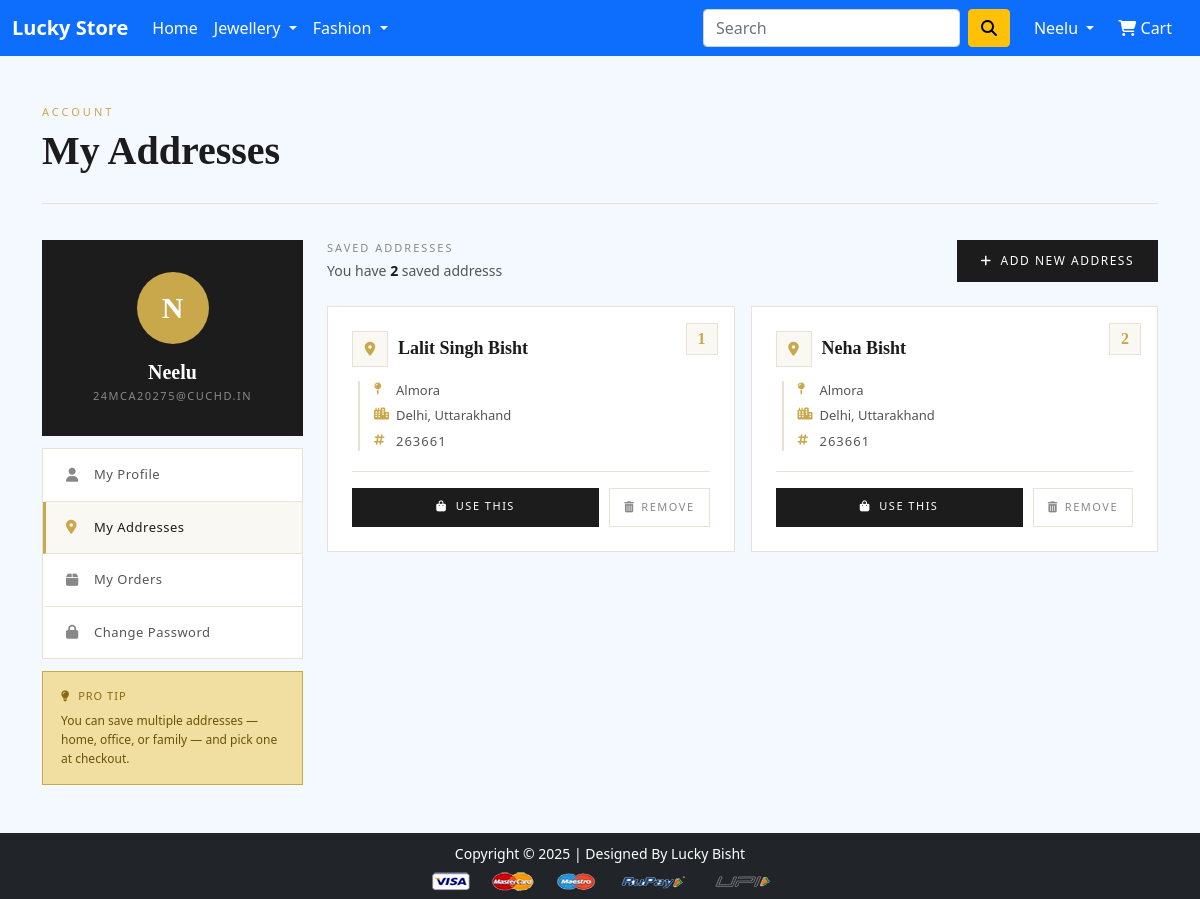
The page /address/ (signed in) on the database as committed earlier.
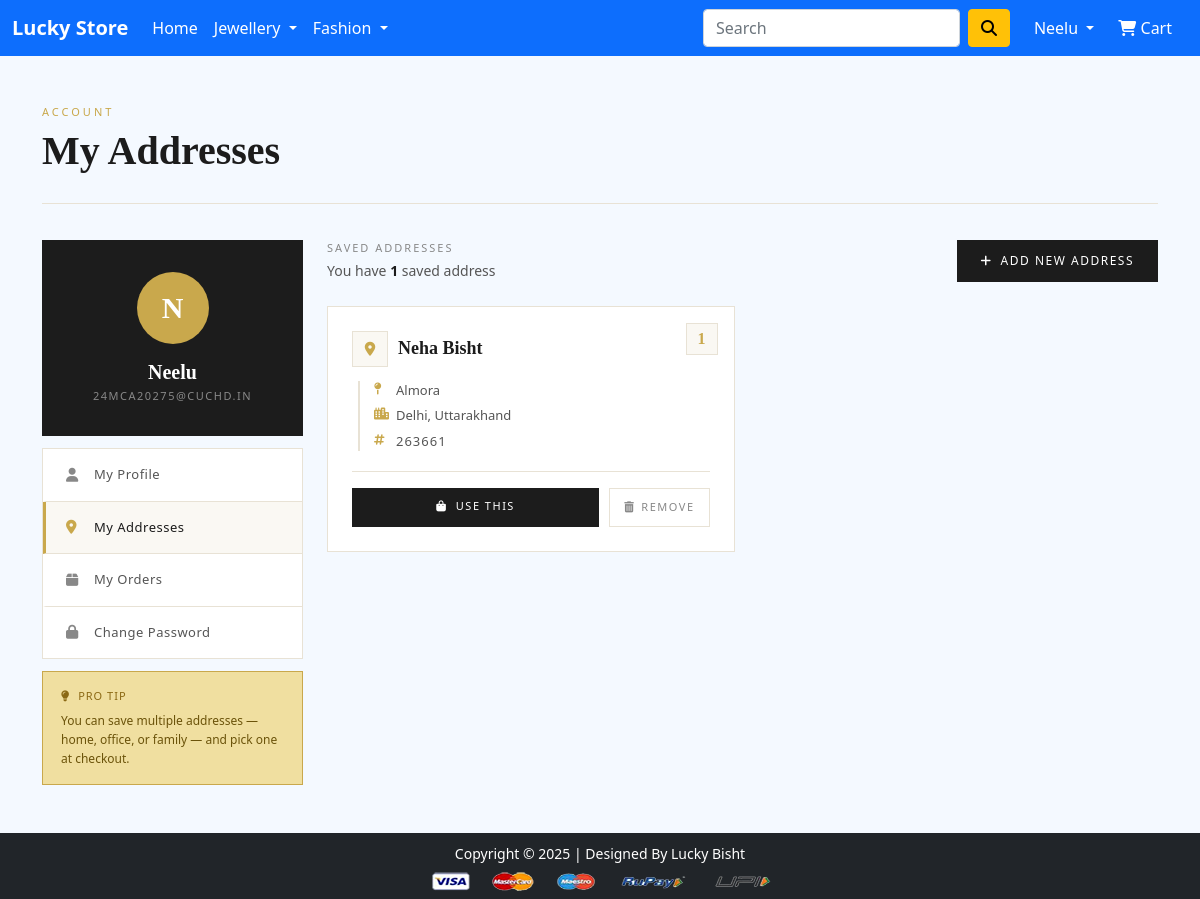
The same page on the database as committed later.
### app/models.py (models this page shows, shortened)
class Customer(models.Model):
    user = models.ForeignKey(User, on_delete=models.CASCADE)
    name = models.CharField(max_length=200)
    locality = models.CharField(max_length=200)
    city = models.CharField(max_length=50)
    zipcode = models.IntegerField()
    state = models.CharField(choices=STATE_CHOICES, max_length=50)

### app/views.py (the view)
# urls.py: path('address/', views.address, name='address'),
@login_required
def address(request):
    addresses = Customer.objects.filter(user=request.user)
    return render(request, 'app/address.html', {'addresses': addresses, 'active': 'btn-primary'})

### app/context_processors.py (called while the page is built)
def cart_item_count(request):
    if request.user.is_authenticated:
        cart_count = Cart.objects.filter(user=request.user).count()
    else:
        cart_count = 0
    return {
        'cart_item_count': cart_count
    }

### app/templates/app/address.html (shortened to what the changed rows need)
{% extends 'app/base.html' %}
{% load static %}
{% block main-content %}
<div class="container my-5">
  <div style="margin-bottom:36px; border-bottom:1px solid #E8E2D5; padding-bottom:20px;">
    <h1 style="font-family:'Cormorant Garamond',serif; font-size:40px; font-weight:600; color:#1C1C1C;">My Addresses</h1>
  </div>
  <div class="row g-4">
    <div class="col-lg-9">
      <div style="display:flex; justify-content:space-between; align-items:center; margin-bottom:24px; flex-wrap:wrap; gap:12px;">
        <div>
          <p style="font-size:11px; letter-spacing:2px; text-transform:uppercase; color:#888; margin-bottom:4px;">
            Saved Addresses
          </p>
          <p style="font-size:14px; color:#555; margin:0;">
            {% if addresses %}
              You have <strong style="color:#1C1C1C;">{{ addresses|length }}</strong> saved address{{ addresses|length|pluralize }}
            {% else %}
              No addresses saved yet
            {% endif %}
          </p>
        </div>
      </div>
      {% if addresses %}
      <div class="row g-3">
        {% for ad in addresses %}
        <div class="col-md-6">
          <div class="address-card" id="card-{{ ad.id }}"
               style="background:#fff; border:1px solid #E8E2D5; padding:24px; height:100%; position:relative; transition:box-shadow 0.2s;">
            <div style="position:absolute; top:16px; right:16px; background:#FAF8F3; border:1px solid #E8E2D5; width:32px; height:32px; display:flex; align-items:center; justify-content:center; font-family:'Cormorant Garamond',serif; font-size:16px; font-weight:600; color:#C9A84C;">
              {{ forloop.counter }}
            </div>
            <div style="margin-bottom:20px;">
              <div style="display:flex; align-items:center; gap:10px; margin-bottom:14px;">
                <div style="width:36px; height:36px; background:#FAF8F3; border:1px solid #E8E2D5; display:flex; align-items:center; justify-content:center;">
                  <i class="fa fa-location-dot" style="color:#C9A84C; font-size:14px;"></i>
                </div>
                <div>
                  <p style="font-family:'Cormorant Garamond',serif; font-size:18px; font-weight:600; color:#1C1C1C; margin:0;">
                    {{ ad.name }}
                  </p>
                </div>
              </div>
              <div style="border-left:2px solid #E8E2D5; padding-left:14px; margin-left:6px;">
                <p style="font-size:13px; color:#555; margin-bottom:6px; display:flex; gap:8px;">
                  <i class="fa fa-map-pin" style="color:#C9A84C; margin-top:2px; width:14px; font-size:12px;"></i>
                  <span>{{ ad.locality }}</span>
                </p>
                <p style="font-size:13px; color:#555; margin-bottom:6px; display:flex; gap:8px;">
                  <i class="fa fa-city" style="color:#C9A84C; margin-top:2px; width:14px; font-size:12px;"></i>
                  <span>{{ ad.city }}, {{ ad.state }}</span>
                </p>
                <p style="font-size:13px; color:#555; margin-bottom:0; display:flex; gap:8px;">
                  <i class="fa fa-hashtag" style="color:#C9A84C; margin-top:2px; width:14px; font-size:12px;"></i>
                  <span style="font-weight:500; letter-spacing:1px;">{{ ad.zipcode }}</span>
                </p>
              </div>
            </div>
            <div style="border-top:1px solid #E8E2D5; padding-top:16px; display:flex; gap:10px; flex-wrap:wrap;">
              <a href="{% url 'checkout' %}"
                 style="flex:1; text-align:center; background:#1C1C1C; color:#fff; text-decoration:none; padding:10px 14px; font-size:11px; font-weight:500; letter-spacing:1.5px; text-transform:uppercase; transition:background 0.2s; min-width:100px;"
                 onmouseover="this.style.background='#C9A84C'"
                 onmouseout="this.style.background='#1C1C1C'">
                <i class="fa fa-bag-shopping me-1"></i> Use This
              </a>
              <button onclick="confirmDelete({{ ad.id }}, '{{ ad.name }}')"
                      style="background:transparent; border:1px solid #E8E2D5; color:#888; padding:10px 14px; font-size:11px; font-weight:500; letter-spacing:1.5px; text-transform:uppercase; cursor:pointer; transition:all 0.2s; display:flex; align-items:center; gap:6px;"
                      onmouseover="this.style.borderColor='#c0392b'; this.style.color='#c0392b'; this.style.background='#fff5f5';"
                      onmouseout="this.style.borderColor='#E8E2D5'; this.style.color='#888'; this.style.background='transparent';">
                <i class="fa fa-trash-alt" style="font-size:11px;"></i> Remove
              </button>
            </div>
          </div>
        </div>
        {% endfor %}
      </div>
      {% endif %}
    </div>
  </div>
</div>
{% endblock main-content %}

Rows that differ between the two databases and show on the page:
removed Customer: name "Lalit Singh Bisht", locality "Almora", city "Delhi", state "Uttarakhand", zipcode "263661"
Other text that changed with them:
{{ addresses|length }}: "2" → "1"
